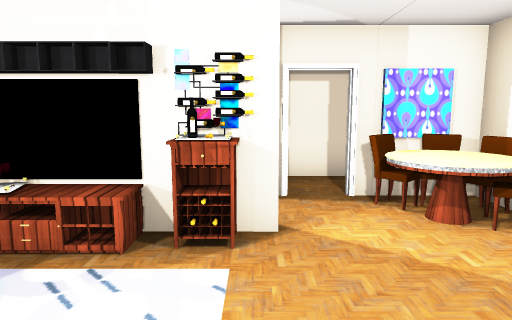
View 1 (above)

12 first-person views from a walk through a scene from a Unity 3-D project. The camera is 1.4 m above the floor, tilts 8° down and sees 70° across. Doors are open. The floor is counted in squares, 1 m on a side. Each view is taken from the middle of a square. On the plan, view 1 faces up. The plan holds only what a view shows up to about 16 squares ahead; the rest is blank. The player character is not drawn. Some animated figures are left out. Some surface patterns are stand-ins.

View 2
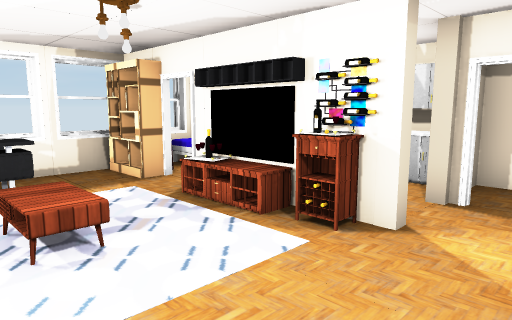

View 3
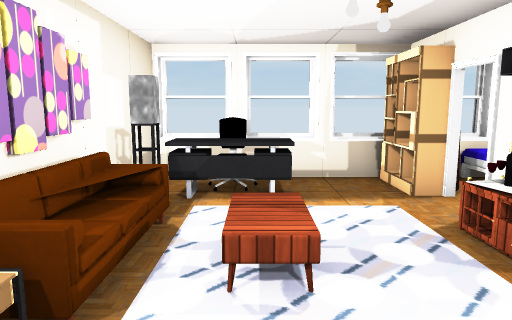

View 4
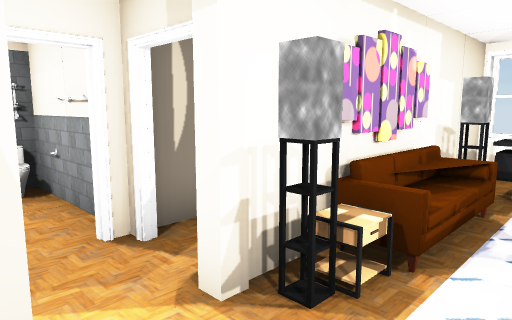

View 5
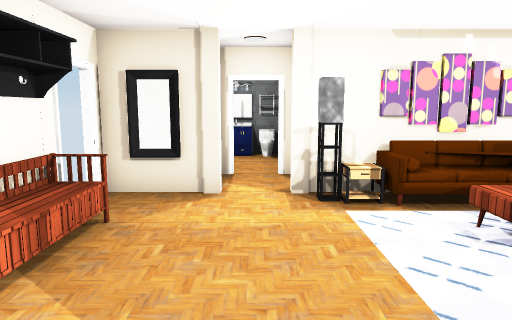

View 6
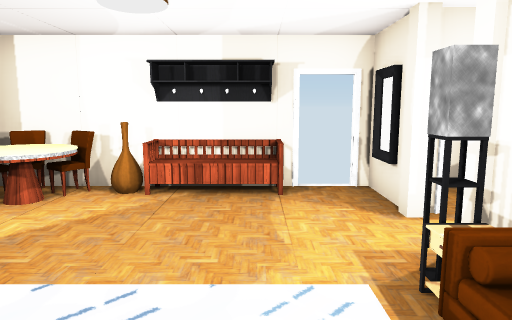

View 7
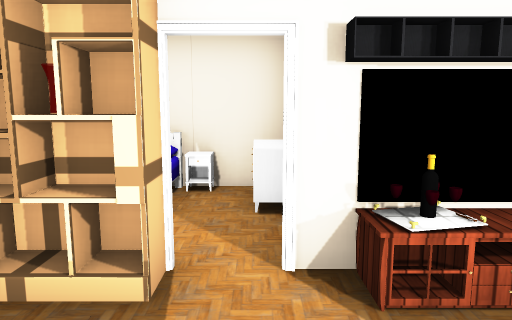

View 8
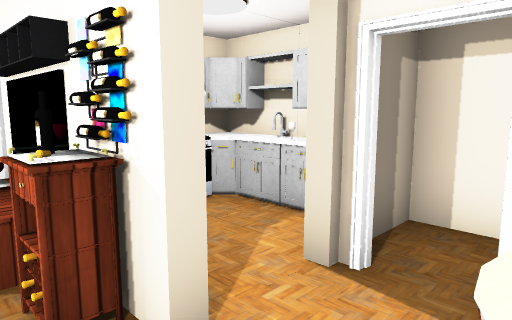

View 9
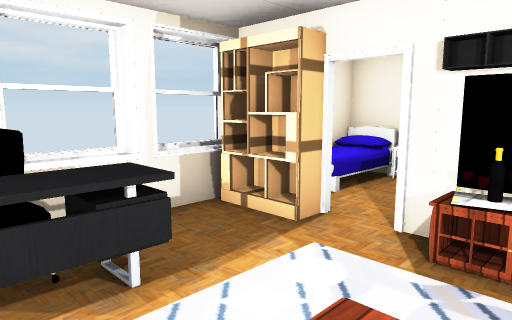

View 10
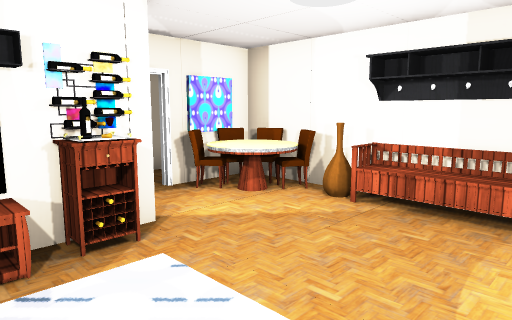

View 11
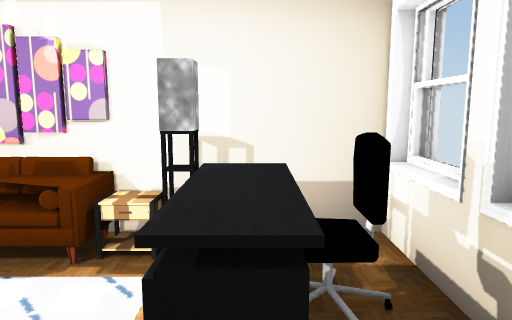

View 12
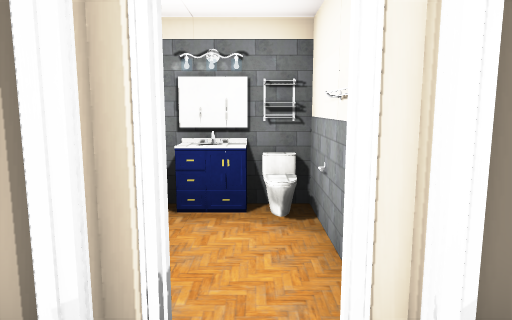

### Floor plan
Points are (right, up) in squares from view 1. A wall is a line through its corners. A room is listed if a view was taken in it or the views show most of it. See-through windows are left out.
Room 1 (views 1, 2, 3, 4, 5, 6, 7, 8, 9, 10, 11, 12)
walls: (-3.4, 4) (-3.9, 4); (-4.5, 0.6) (-4.5, -0.4) (-4, -0.4); (-2.6, -1.1) (-0.4, -1.1); (-0.6, 7.6) (-3.4, 7.6); (-3.5, 7.6) (-6.4, 7.6) (-6.4, 5.1); (3.6, 0.1) (3.6, 5.9); (-6.4, 3.8) (-6.4, -1.1); (0.2, -2.4) (0.2, -2.8) (0.6, -2.8); (-6.6, 2.3) (-6.6, 0.8); (-6.6, 4) (-6.6, 2.5); (2.5, 7.6) (0.2, 7.6) (0.2, 6.5); (-0.8, -2.8) (-0.1, -2.8); (-6.6, 0.5) (-6.6, -1); (-6.6, 5.8) (-6.6, 5.3); (1.4, -2.8) (1.8, -2.8) (1.8, -2.4); (-7, -1.1) (-3.4, -1.1); (3.6, -2.8) (3.6, -0.6)
low walls: (-4.8, 7.5) (-4.8, 7.1)
ways out: open door at (-4, 4); open door at (0, -2); open door at (1, -3); open door at (1, 6); open door at (2, -2); open door at (4, 0)
objects: shelf (-6, 4); bed (-6, 5) to (-5, 7); other object (-5, 1); other object (-4, 6) to (-4, 7); mirror (-3, 3); other object (-3, 4); other object (-3, 6); cabinet (-3, 7) to (-1, 7); other object (-2, 3); TV (-2, 4); cabinet (-1, 4); pillar (0, -1); other object (0, 4); pillar (0, 6); pillar (1, 4); pillar (2, -1); other object (2, 4); other object (2, 5); painting (2, 6) to (3, 6); mirror (3, -1); bench (3, 1) to (3, 2); other object (3, 3); other object (3, 4); other object (3, 5)

Where each view was taken, in squares from view 1:
view 1: 0 up, 0 right, facing up
view 2: 0 up, 2 right, facing up-left
view 3: 1 up, 1 right, facing left
view 4: 1 up, 2 right, facing down-left
view 5: 5 up, 1 right, facing down
view 6: 1 up, 3 left, facing right
view 7: 1 up, 4 left, facing up
view 8: 3 up, 2 right, facing up-left
view 9: 0 up, 2 left, facing up-left
view 10: 0 up, 2 left, facing up-right
view 11: 3 up, 5 left, facing down
view 12: 1 down, 1 right, facing down
